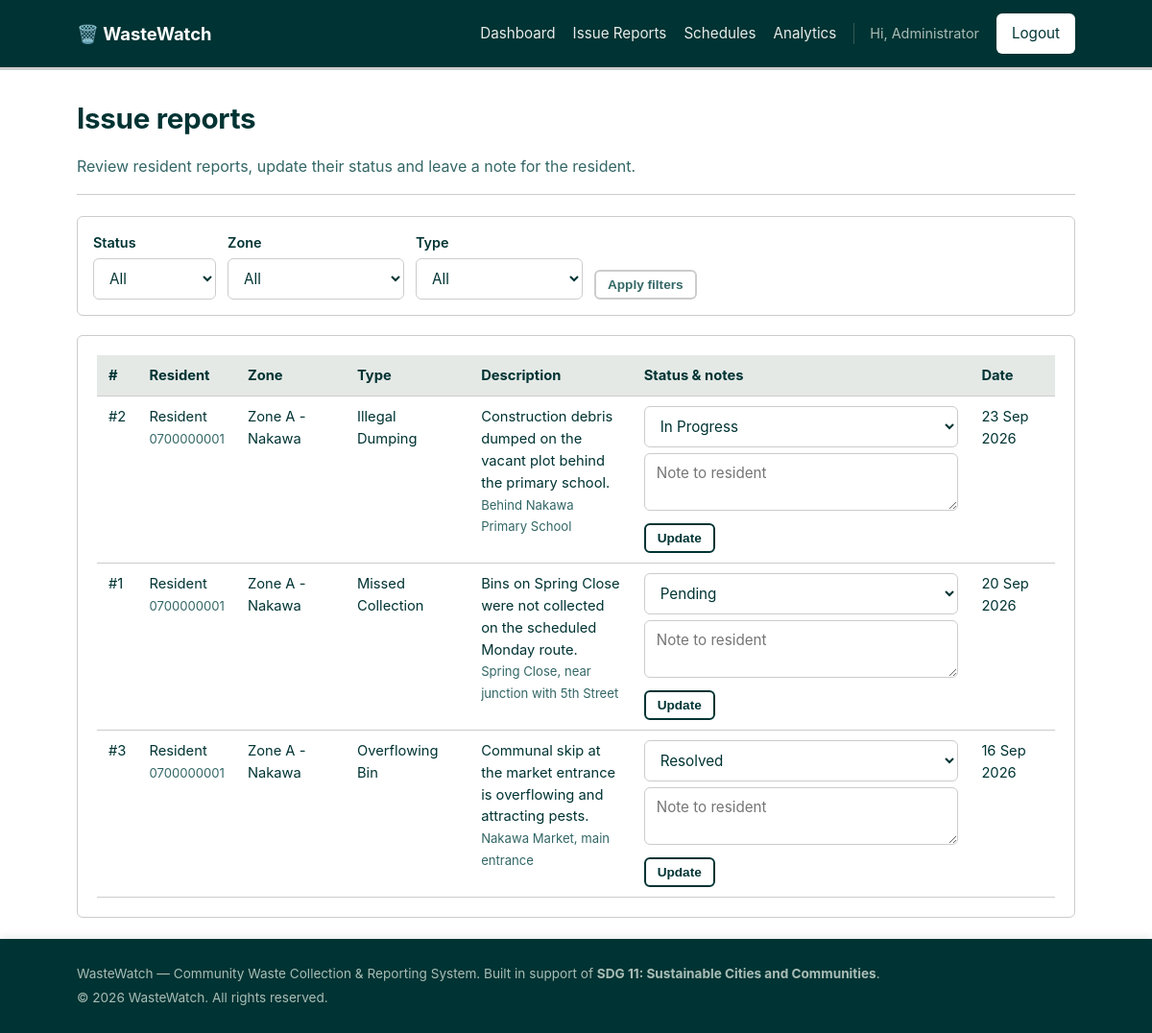
The app's page /admin/manage_reports.php (signed in) with its own data.
### tables this page shows
CREATE TABLE reports (
    report_id INT AUTO_INCREMENT PRIMARY KEY,
    user_id INT NOT NULL,
    zone_id INT NOT NULL,
    report_type ENUM('Missed Collection','Illegal Dumping','Overflowing Bin','Other') NOT NULL,
    description TEXT NOT NULL,
    location_details VARCHAR(255) DEFAULT NULL,
    status ENUM('Pending','In Progress','Resolved') NOT NULL DEFAULT 'Pending',
    admin_notes TEXT DEFAULT NULL,
    created_at TIMESTAMP DEFAULT CURRENT_TIMESTAMP,
    resolved_at TIMESTAMP NULL DEFAULT NULL,
    CONSTRAINT fk_reports_user FOREIGN KEY (user_id) REFERENCES users(user_id)
        ON DELETE CASCADE ON UPDATE CASCADE,
    CONSTRAINT fk_reports_zone FOREIGN KEY (zone_id) REFERENCES zones(zone_id)
        ON DELETE CASCADE ON UPDATE CASCADE
);

CREATE TABLE users (
    user_id INT AUTO_INCREMENT PRIMARY KEY,
    full_name VARCHAR(100) NOT NULL,
    username VARCHAR(50) NOT NULL UNIQUE,
    email VARCHAR(100) NOT NULL UNIQUE,
    password_hash VARCHAR(255) NOT NULL,
    phone VARCHAR(20) DEFAULT NULL UNIQUE,
    role ENUM('admin','resident') NOT NULL DEFAULT 'resident',
    zone_id INT DEFAULT NULL,
    created_at TIMESTAMP DEFAULT CURRENT_TIMESTAMP,
    CONSTRAINT fk_users_zone FOREIGN KEY (zone_id) REFERENCES zones(zone_id)
        ON DELETE SET NULL ON UPDATE CASCADE
);

CREATE TABLE zones (
    zone_id INT AUTO_INCREMENT PRIMARY KEY,
    zone_name VARCHAR(100) NOT NULL UNIQUE,
    zone_description VARCHAR(255) DEFAULT NULL
);

### includes/functions.php (called while the page is built, shortened)
<?php
function e($value)
{
    return htmlspecialchars($value ?? '', ENT_QUOTES, 'UTF-8');
}
function is_logged_in()
{
    return ! empty($_SESSION['user_id']);
}

### admin/manage_reports.php (the view, shortened to what this page needs)
<?php
    $basePath = '../';
    require_once __DIR__ . '/../includes/db.php';
    require_once __DIR__ . '/../includes/functions.php';
    $sql = "SELECT r.*, u.full_name, u.phone, z.zone_name
        FROM reports r
        JOIN users u ON u.user_id = r.user_id
        JOIN zones z ON z.zone_id = r.zone_id
        WHERE 1=1";
    $params = [];
    $sql .= " ORDER BY r.created_at DESC";
    $stmt  = $pdo->prepare($sql);
    $stmt->execute($params);
    $reports  = $stmt->fetchAll();
    require __DIR__ . '/../includes/header.php';
?>
<div class="page-head">
    <div>
        <h1>Issue reports</h1>
        <p>Review resident reports, update their status and leave a note for the resident.</p>
    </div>
</div>
<form class="filter-bar" method="get">
    <div class="field">
        <label for="status">Status</label>
        <select id="status" name="status">
            <option value="">All</option>
        </select>
    </div>
    <div class="field">
        <label for="zone_id">Zone</label>
        <select id="zone_id" name="zone_id">
            <option value="">All</option>
        </select>
    </div>
    <div class="field">
        <label for="report_type">Type</label>
        <select id="report_type" name="report_type">
            <option value="">All</option>
        </select>
    </div>
    <div class="field">
        <button type="submit" class="btn btn-secondary btn-sm">Apply filters</button>
    </div>
</form>
<div class="card">
    <div class="table-wrap">
        <table>
            <thead>
                <tr><th>#</th><th>Resident</th><th>Zone</th><th>Type</th><th>Description</th><th>Status &amp; notes</th><th>Date</th></tr>
            </thead>
            <tbody>
            <?php foreach ($reports as $r): ?>
                <tr>
                    <td>#<?php echo (int) $r['report_id'] ?></td>
                    <td><?php echo e($r['full_name']) ?><br><span class="help-text"><?php echo e($r['phone']) ?></span></td>
                    <td><?php echo e($r['zone_name']) ?></td>
                    <td><?php echo e($r['report_type']) ?></td>
                    <td style="max-width:220px;"><?php echo e($r['description']) ?><br>
                        <span class="help-text"><?php echo e($r['location_details']) ?></span></td>
                    <td>
                        <form method="post" style="min-width:190px;">
                            <select name="status" style="margin-bottom:6px;">
                                <?php foreach (['Pending', 'In Progress', 'Resolved'] as $s): ?>
                                    <option value="<?php echo e($s) ?>" <?php echo $r['status'] === $s ? 'selected' : '' ?>><?php echo e($s) ?></option>
                                <?php endforeach; ?>
                            </select>
                            <textarea name="admin_notes" placeholder="Note to resident" style="min-height:50px; margin-bottom:6px;"><?php echo e($r['admin_notes']) ?></textarea>
                            <button type="submit" class="btn btn-sm">Update</button>
                        </form>
                    </td>
                    <td><?php echo date('d M Y', strtotime($r['created_at'])) ?></td>
                </tr>
            <?php endforeach; ?>
            </tbody>
        </table>
    </div>
</div>
<?php require __DIR__ . '/../includes/footer.php'; ?>

### includes/header.php (shortened to what this page needs)
<!DOCTYPE html>
<html lang="en">
<head>
<link rel="stylesheet" href="<?= isset($basePath) ? $basePath : '' ?>assets/css/style.css">
</head>
<body>
<header class="site-header">
    <div class="container header-inner">
        <a class="brand" href="<?= isset($basePath) ? $basePath : '' ?>index.php">🗑️ WasteWatch</a>
        <nav class="site-nav" id="siteNav">
            <?php if (is_logged_in()): ?>
                <?php if ($_SESSION['role'] === 'admin'): ?>
                    <a href="dashboard.php">Dashboard</a>
                    <a href="manage_reports.php">Issue Reports</a>
                    <a href="manage_schedule.php">Schedules</a>
                    <a href="reports_summary.php">Analytics</a>
                <?php endif; ?>
                <span class="nav-user">Hi, <?= e($_SESSION['full_name']) ?></span>
                <a href="<?= $basePath ?? '' ?>logout.php" class="btn-link">Logout</a>
            <?php else: ?>
                <a href="<?= $basePath ?? '' ?>index.php">Home</a>
                <a href="<?= $basePath ?? '' ?>login.php">Login</a>
                <a href="<?= $basePath ?? '' ?>register.php" class="btn-link">Register</a>
            <?php endif; ?>
        </nav>
    </div>
</header>
<main class="container page-content">

### includes/footer.php (shortened to what this page needs)
</main>
<footer class="site-footer">
    <div class="container">
        <p>WasteWatch &mdash; Community Waste Collection &amp; Reporting System.
        Built in support of <strong>SDG 11: Sustainable Cities and Communities</strong>.</p>
        <p>&copy; <?= date('Y') ?> WasteWatch. All rights reserved.</p>
    </div>
</footer>
</body>
</html>

### assets/css/style.css (style rules this page uses)
:root { --ink: #003333; --ink-soft: #336666; --surface: #FFFFFF; --border: #CCCCCC; --ok: #006600; --ok-bg: #CCFFCC; --warn: #CC3300; --warn-bg: #FFCCCC; --radius: 6px; --font: -apple-system, BlinkMacSystemFont, "Segoe UI", Roboto, "Helvetica Neue", Arial, sans-serif; }
* { box-sizing: border-box; }
html, body { margin: 0; padding: 0; background: var(--surface); color: var(--ink); font-family: var(--font); font-size: 16px; line-height: 1.55; min-height: 100vh; }
.container { max-width: 1080px; margin: 0 auto; padding: 0 20px; }
a { color: var(--ok); }
h1, h2, h3 { line-height: 1.25; color: var(--ink); margin-top: 0; }
h1 { font-size: 1.85rem; font-weight: 700; letter-spacing: -0.01em; }
p { max-width: 68ch; }
.site-header { background: var(--ink); border-bottom: 3px solid var(--border); }
.header-inner { display: flex; align-items: center; justify-content: space-between; padding: 14px 20px; flex-wrap: wrap; }
.brand { color: #fff; font-weight: 700; font-size: 1.15rem; text-decoration: none; }
.site-nav { display: flex; align-items: center; gap: 18px; flex-wrap: wrap; }
.site-nav a { color: #E8ECE9; text-decoration: none; font-size: 0.95rem; }
.site-nav .btn-link { background: var(--surface); color: var(--ink); padding: 7px 14px; border-radius: var(--radius); border: 2px solid rgba(255,255,255,0.4); transition: all 0.2s ease; }
.nav-user { color: #A9BDB6; font-size: 0.9rem; border-left: 1px solid rgba(255,255,255,0.2); padding-left: 16px; }
.page-content { padding: 32px 20px 120px; min-height: 60vh; }
.page-head { display: flex; justify-content: space-between; align-items: flex-end; flex-wrap: wrap; gap: 10px; margin-bottom: 22px; border-bottom: 1px solid var(--border); padding-bottom: 16px; }
.page-head p { margin: 4px 0 0; color: var(--ink-soft); }
.card { background: var(--surface); border: 1px solid var(--border); border-radius: var(--radius); padding: 20px; }
label { display: block; font-weight: 600; font-size: 0.9rem; margin: 14px 0 6px; }
label:first-child { margin-top: 0; }
input[type=text], input[type=email], input[type=password], input[type=date], input[type=time], input[type=tel], select, textarea { width: 100%; padding: 10px 12px; border: 1px solid var(--border); border-radius: var(--radius); font-size: 0.95rem; font-family: inherit; background: #fff; color: var(--ink); }
textarea { min-height: 100px; resize: vertical; }
.help-text { color: var(--ink-soft); font-size: 0.82rem; margin-top: 4px; }
.btn { display: inline-block; background: var(--surface); color: var(--ink); border: 2px solid var(--ink); padding: 11px 20px; border-radius: var(--radius); font-size: 0.95rem; font-weight: 600; cursor: pointer; text-decoration: none; margin-top: 18px; transition: all 0.2s ease; }
.btn-secondary { background: var(--surface); color: var(--ink-soft); border: 2px solid var(--border); }
.btn-sm { padding: 6px 12px; font-size: 0.85rem; margin-top: 0; }
.table-wrap { overflow-x: auto; }
table { width: 100%; border-collapse: collapse; background: var(--surface); font-size: 0.92rem; }
th, td { text-align: left; padding: 10px 12px; border-bottom: 1px solid var(--border); vertical-align: top; }
th { background: #E4E9E6; font-weight: 700; color: var(--ink); }
td form { display: inline-block; }
.filter-bar { display: flex; flex-wrap: wrap; gap: 12px; align-items: flex-end; background: var(--surface); border: 1px solid var(--border); border-radius: var(--radius); padding: 16px; margin-bottom: 20px; }
.filter-bar .field { display: flex; flex-direction: column; }
.filter-bar label { margin: 0 0 4px; }
.site-footer { background: var(--ink); color: #A9BDB6; padding: 22px 0; font-size: 0.85rem; position: fixed; bottom: 0; left: 0; right: 0; width: 100%; z-index: 1000; box-shadow: 0 -2px 8px rgba(22, 48, 43, 0.1); }
.site-footer .container p { margin: 4px 0; max-width: none; }

### records on screen
reports: report_id "2", user.full_name "Resident", user.phone "0700000001", zone.zone_name "Zone A - Nakawa", report_type "Illegal Dumping", description "Construction debris dumped on the vacant plot behind the primary school.", location_details "Behind Nakawa Primary School", created_at "23 Sep 2026"
reports: report_id "1", user.full_name "Resident", user.phone "0700000001", zone.zone_name "Zone A - Nakawa", report_type "Missed Collection", description "Bins on Spring Close were not collected on the scheduled Monday route.", location_details "Spring Close, near junction with 5th Street", created_at "20 Sep 2026"
reports: report_id "3", user.full_name "Resident", user.phone "0700000001", zone.zone_name "Zone A - Nakawa", report_type "Overflowing Bin", description "Communal skip at the market entrance is overflowing and attracting pests.", location_details "Nakawa Market, main entrance", created_at "16 Sep 2026"

### other values on screen
$_SESSION['full_name'] "Administrator"
form field status "In Progress"
form field status "Pending"
form field status "Resolved"
